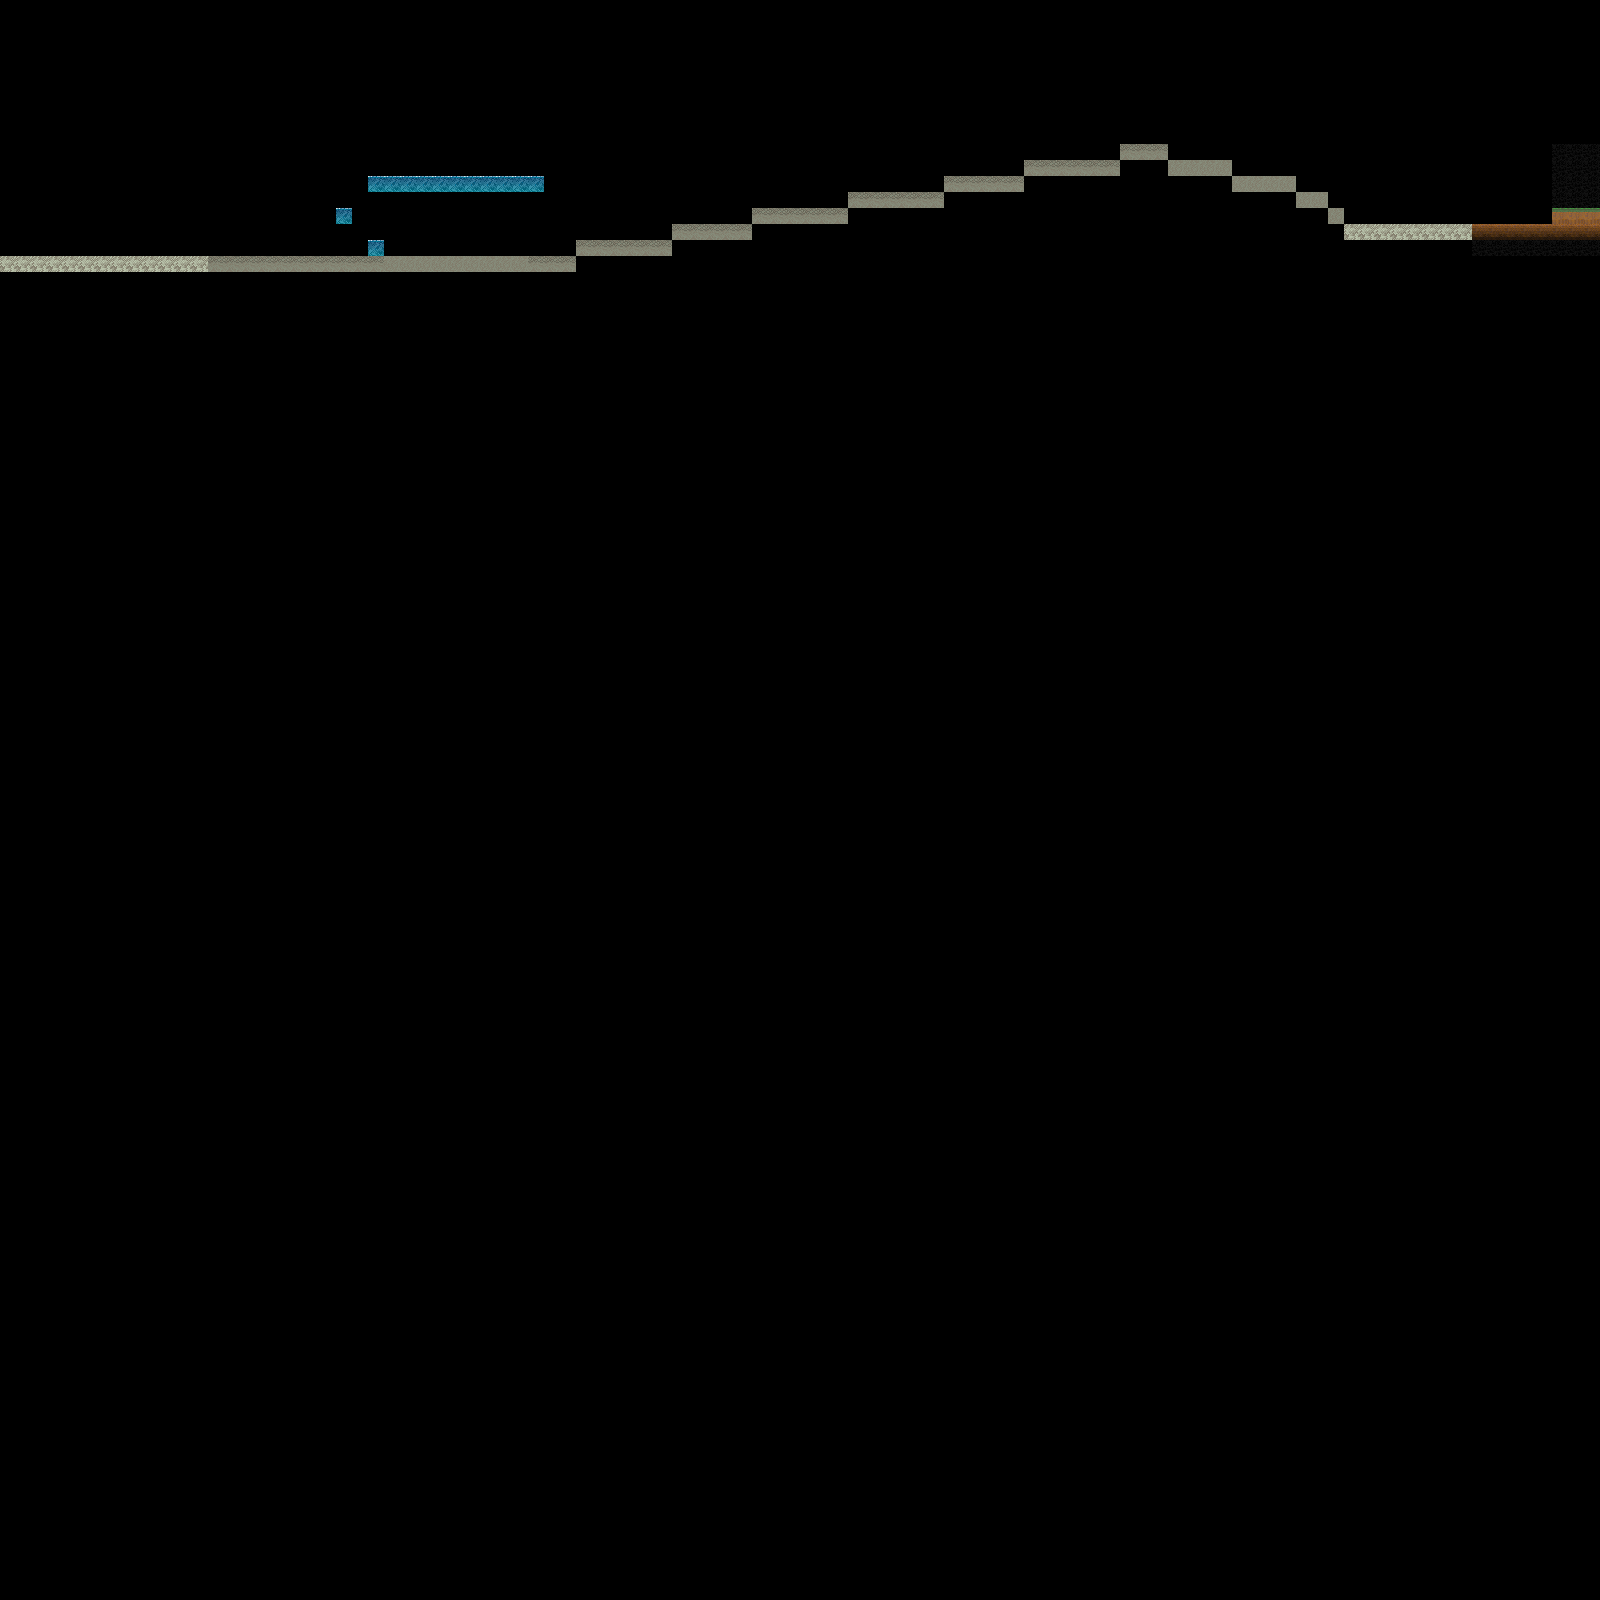

A level layout from a 2D game, rendered from its tile map. Below: a short description, then the map file with tile-grid data replaced by summaries:
An orthogonal 100x100 tile map with 16x16 px tiles, 1 tile layer (Tile Layer 1) and 8 objects (Warp).

<map version="1.0" orientation="orthogonal" renderorder="right-down" width="100" height="100" tilewidth="16" tileheight="16">
 <properties>
  <property name="unity:scale" value=".0625" />
  <property name="unity:sortingLayerName" value="Terrain" />
  <property name="unity:tag" value="Level" />
 </properties>
 <tileset firstgid="1" name="Tileset" tilewidth="16" tileheight="16">
  <properties>
   <property name="unity:tag" value="Level" />
  </properties>
  <image source="Tileset.png" width="64" height="128" />
  <tile id="0">
   <objectgroup draworder="index">
    <object x="-0.181818" y="-0.0909091" width="16" height="16" />
   </objectgroup>
  </tile>
  <tile id="1">
   <objectgroup draworder="index">
    <object x="-0.0909091" y="0" width="16.0909" height="15.9091" />
   </objectgroup>
  </tile>
  <tile id="3">
   <objectgroup draworder="index">
    <object x="0" y="0" width="15.8182" height="15.9091" />
   </objectgroup>
  </tile>
  <tile id="4">
   <objectgroup draworder="index">
    <object x="0" y="0.0909091" width="15.9091" height="15.9091" />
   </objectgroup>
  </tile>
  <tile id="5">
   <objectgroup draworder="index">
    <object x="-0.123288" y="-8.88178e-16" width="16.1507" height="15.9041" />
   </objectgroup>
  </tile>
  <tile id="6">
   <objectgroup draworder="index">
    <object x="0.123288" y="0.123288" width="15.6576" height="15.5343" />
   </objectgroup>
  </tile>
  <tile id="7">
   <objectgroup draworder="index">
    <object x="0.246576" y="0.369864" width="15.411" height="15.5343" />
   </objectgroup>
  </tile>
 </tileset>
 <layer name="Tile Layer 1" width="100" height="100">
  <properties>
   <property name="unity:SortingLayerName" value="Terrain" />
   <property name="unity:tag" value="Level" />
  </properties>
  <data>[10000 cells, 136 non-empty, 7 distinct tile ids]</data>
 </layer>
 <objectgroup name="thing">
  <object name="Warp" x="1553.17" y="146.623" width="45.5848" height="60.6231" />
 </objectgroup>
</map>
